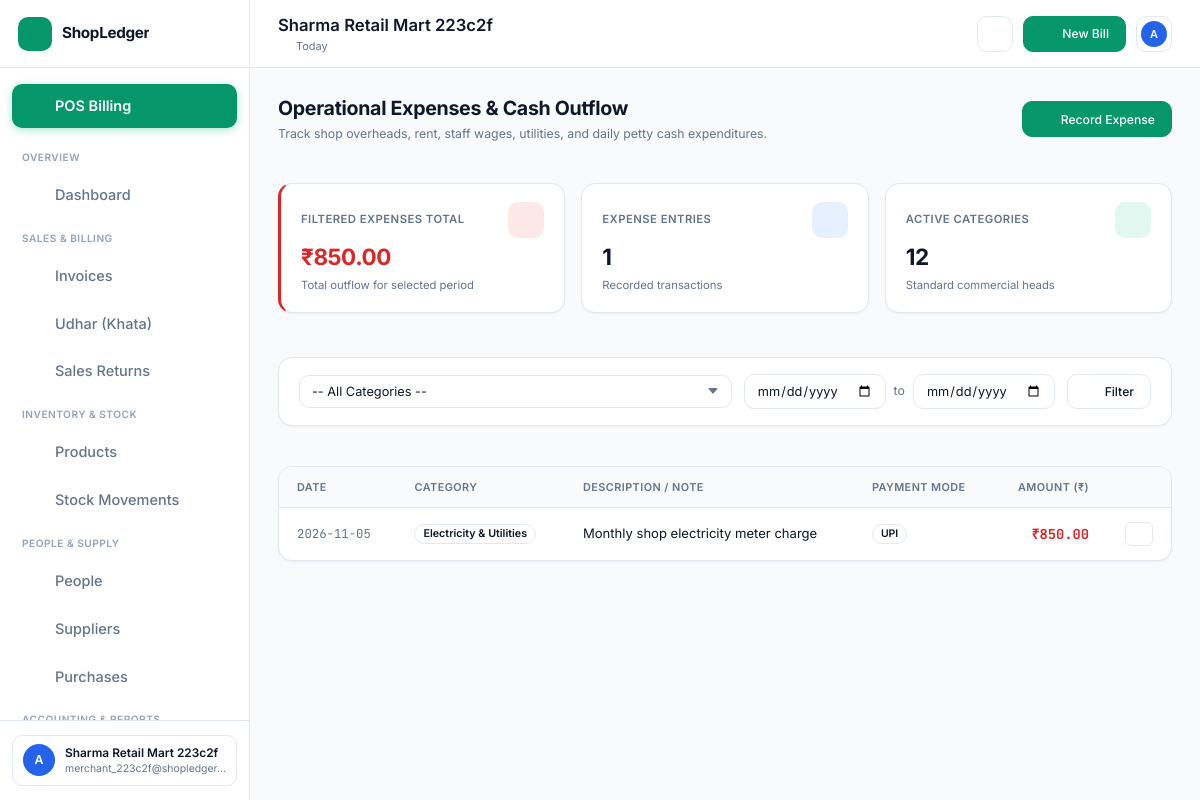
The app's page /expenses (signed in) with its own data.
### tables this page shows
CREATE TABLE businesses (
        id INTEGER PRIMARY KEY AUTOINCREMENT,
        owner_id INTEGER NOT NULL,
        name TEXT NOT NULL,
        category TEXT DEFAULT 'retail',
        phone TEXT,
        email TEXT,
        address TEXT,
        gstin TEXT,
        currency TEXT DEFAULT '₹',
        invoice_prefix TEXT DEFAULT 'INV-',
        tax_enabled INTEGER DEFAULT 1,
        default_tax_rate REAL DEFAULT 0.0,
        terms_conditions TEXT DEFAULT 'Thank you for your business! Goods once sold cannot be returned without bill.',
        created_at TIMESTAMP DEFAULT CURRENT_TIMESTAMP,
        FOREIGN KEY (owner_id) REFERENCES users(id) ON DELETE CASCADE
    );

CREATE TABLE expenses (
        id INTEGER PRIMARY KEY AUTOINCREMENT,
        business_id INTEGER NOT NULL,
        category TEXT NOT NULL,
        amount REAL NOT NULL,
        date TEXT NOT NULL,
        description TEXT,
        payment_method TEXT DEFAULT 'cash',
        created_at TIMESTAMP DEFAULT CURRENT_TIMESTAMP,
        FOREIGN KEY (business_id) REFERENCES businesses(id) ON DELETE CASCADE
    );

### routes/expense_routes.py (the view)
@expense_bp.route("/expenses")
def index():
    if "user_id" not in session:
        return redirect(url_for("auth.login"))
    biz_id = session.get("business_id")
    if not biz_id:
        return redirect(url_for("auth.onboarding"))
    category = request.args.get("category")
    start_date = request.args.get("start_date")
    end_date = request.args.get("end_date")
    expenses = get_expenses(biz_id, category=category, start_date=start_date, end_date=end_date)
    categories = get_expense_categories()
    business = get_business_by_id(biz_id)
    total_amount = sum(e["amount"] for e in expenses)
    return render_template(
        "expenses/list.html",
        expenses=expenses,
        categories=categories,
        business=business,
        selected_category=category,
        total_amount=total_amount,
        today=datetime.date.today().strftime("%Y-%m-%d")
    )

### app.py (called while the page is built)
@app.context_processor
def inject_global_data():
    from flask import session
    biz_id = session.get("business_id")
    if biz_id:
        try:
            from services.udhar_service import get_notifications
            notifs = get_notifications(biz_id, status_filter="unread", limit=1)
            return {"unread_notifications_count": notifs.get("unread_count", 0)}
        except Exception:
            return {"unread_notifications_count": 0}
    return {"unread_notifications_count": 0}

### models/database.py (called while the page is built)
def get_db_connection():
    conn = sqlite3.connect(DB_PATH)
    conn.row_factory = sqlite3.Row
    conn.execute("PRAGMA foreign_keys = ON;")
    return conn

### services/business_service.py (called while the page is built)
def get_business_by_id(business_id):
    if not business_id:
        return None
    conn = get_db_connection()
    biz = conn.execute("SELECT * FROM businesses WHERE id = ?", (business_id,)).fetchone()
    conn.close()
    return dict(biz) if biz else None

### services/expense_service.py (called while the page is built)
def get_expenses(business_id, category=None, start_date=None, end_date=None, limit=100):
    conn = get_db_connection()
    query = "SELECT * FROM expenses WHERE business_id = ?"
    params = [business_id]
    if category and category != "all":
        query += " AND category = ?"
        params.append(category)
    if start_date:
        query += " AND date >= ?"
        params.append(start_date)
    if end_date:
        query += " AND date <= ?"
        params.append(end_date)
    query += " ORDER BY date DESC, id DESC LIMIT ?"
    params.append(limit)
    rows = conn.execute(query, params).fetchall()
    conn.close()
    return [dict(r) for r in rows]

def get_expense_categories():
    return BUSINESS_EXPENSE_CATEGORIES

### templates/expenses/list.html (shortened to what this page needs)
{% extends "base.html" %}
{% block content %}
<div class="content-header">
  <div>
    <h1 class="page-title">Operational Expenses & Cash Outflow</h1>
    <p class="page-subtitle">Track shop overheads, rent, staff wages, utilities, and daily petty cash expenditures.</p>
  </div>
  <div>
    <button class="btn btn-primary" onclick="openExpenseModal()">
      <i data-lucide="plus-circle" style="width: 16px; height: 16px;"></i> Record Expense
    </button>
  </div>
</div>
<div class="kpi-grid">
  <div class="kpi-card" style="border-left: 3px solid var(--accent-red);">
    <div class="kpi-header">
      <span class="kpi-title">Filtered Expenses Total</span>
      <div class="kpi-icon" style="background: rgba(239, 68, 68, 0.12); color: #EF4444;">
        <i data-lucide="wallet" style="width: 20px; height: 20px;"></i>
      </div>
    </div>
    <div class="kpi-value" style="color: var(--accent-red);">₹{{ "%.2f"|format(total_amount) }}</div>
    <div class="kpi-meta">Total outflow for selected period</div>
  </div>
  <div class="kpi-card">
    <div class="kpi-header">
      <span class="kpi-title">Expense Entries</span>
      <div class="kpi-icon" style="background: rgba(59, 130, 246, 0.12); color: #3B82F6;">
        <i data-lucide="receipt" style="width: 20px; height: 20px;"></i>
      </div>
    </div>
    <div class="kpi-value">{{ expenses|length }}</div>
    <div class="kpi-meta">Recorded transactions</div>
  </div>
  <div class="kpi-card">
    <div class="kpi-header">
      <span class="kpi-title">Active Categories</span>
      <div class="kpi-icon" style="background: rgba(16, 185, 129, 0.12); color: #10B981;">
        <i data-lucide="layers" style="width: 20px; height: 20px;"></i>
      </div>
    </div>
    <div class="kpi-value">{{ categories|length }}</div>
    <div class="kpi-meta">Standard commercial heads</div>
  </div>
</div>
<div class="card" style="padding: 16px 20px; margin-bottom: 20px;">
  <form method="GET" action="{{ url_for('expenses.index') }}" style="display: flex; gap: 12px; align-items: center; flex-wrap: wrap;">
    <div style="flex: 1; min-width: 200px;">
      <select name="category" class="form-control">
        <option value="">-- All Categories --</option>
      </select>
    </div>
    <div style="display: flex; align-items: center; gap: 8px;">
      <input type="date" name="start_date" class="form-control" value="{{ request.args.get('start_date', '') }}" title="From Date">
      <span style="color: var(--text-muted); font-size: 0.85rem;">to</span>
      <input type="date" name="end_date" class="form-control" value="{{ request.args.get('end_date', '') }}" title="To Date">
    </div>
    <button type="submit" class="btn btn-secondary">
      <i data-lucide="filter" style="width: 15px; height: 15px;"></i> Filter
    </button>
  </form>
</div>
<div class="card" style="padding: 0; overflow: hidden;">
  <div class="table-container">
    <table class="data-table">
      <thead>
        <tr>
          <th>Date</th>
          <th>Category</th>
          <th>Description / Note</th>
          <th>Payment Mode</th>
          <th style="text-align: right;">Amount (₹)</th>
          <th style="width: 50px;"></th>
        </tr>
      </thead>
      <tbody>
        {% if expenses %}
          {% for exp in expenses %}
          <tr>
            <td style="font-family: 'JetBrains Mono', monospace; font-size: 0.85rem; color: var(--text-muted); white-space: nowrap;">
              {{ exp.date }}
            </td>
            <td>
              <span class="badge" style="background: var(--bg-secondary); border: 1px solid var(--border-color); font-weight: 600; color: var(--text-primary);">
                {{ exp.category }}
              </span>
            </td>
            <td>
              <span style="color: var(--text-primary); font-size: 0.9rem;">
                {{ exp.description or '—' }}
              </span>
            </td>
            <td>
              <span class="badge" style="background: var(--bg-secondary); border: 1px solid var(--border-color); text-transform: uppercase; font-size: 0.72rem;">
                {{ exp.payment_method }}
              </span>
            </td>
            <td style="text-align: right; font-weight: 700; font-family: 'JetBrains Mono', monospace; color: var(--accent-red); font-size: 0.95rem;">
              ₹{{ "%.2f"|format(exp.amount) }}
            </td>
            <td style="text-align: center;">
              <a href="{{ url_for('expenses.remove', id=exp.id) }}" class="btn btn-secondary btn-sm" onclick="return confirm('Delete this expense entry?')" style="padding: 4px 6px; color: var(--accent-red);" title="Delete Entry">
                <i data-lucide="trash-2" style="width: 14px; height: 14px;"></i>
              </a>
            </td>
          </tr>
          {% endfor %}
        {% endif %}
      </tbody>
    </table>
  </div>
</div>
{% endblock %}

### templates/base.html (shortened to what this page needs)
<!DOCTYPE html>
<html lang="en" data-theme="light">
<head>
  <link rel="stylesheet" href="{{ url_for('static', filename='fintech.css') }}">
</head>
<body>
  <div class="app-layout">
    <aside class="sidebar" id="main-sidebar">
      <div class="sidebar-header">
        <a href="{{ url_for('dashboard.index') }}" class="brand-wrapper">
          <div class="brand-logo">
            <i data-lucide="store" style="width: 20px; height: 20px;"></i>
          </div>
          <span class="brand-name">ShopLedger</span>
        </a>
        <button class="sidebar-collapse-btn" id="sidebar-collapse-btn" title="Toggle Sidebar">
          <i data-lucide="chevron-left" style="width: 16px; height: 16px;"></i>
        </button>
      </div>
      <nav class="sidebar-nav">
        <a href="{{ url_for('pos.index') }}" class="nav-link pos-nav-highlight" style="margin-bottom: 8px;">
          <i data-lucide="zap" class="nav-icon"></i>
          <span class="nav-label">POS Billing</span>
        </a>
        <span class="nav-section-title">Overview</span>
        <a href="{{ url_for('dashboard.index') }}" class="nav-link {% if request.endpoint == 'dashboard.index' %}active{% endif %}">
          <i data-lucide="layout-dashboard" class="nav-icon"></i>
          <span class="nav-label">Dashboard</span>
        </a>
        <span class="nav-section-title">Sales & Billing</span>
        <a href="{{ url_for('invoices.list_invoices') }}" class="nav-link {% if 'invoice' in request.endpoint %}active{% endif %}">
          <i data-lucide="receipt" class="nav-icon"></i>
          <span class="nav-label">Invoices</span>
        </a>
        <a href="{{ url_for('udhar.index') }}" class="nav-link {% if 'udhar' in request.endpoint %}active{% endif %}">
          <i data-lucide="book-open-check" class="nav-icon"></i>
          <span class="nav-label">Udhar (Khata)</span>
        </a>
        <a href="{{ url_for('returns.index') }}" class="nav-link {% if 'return' in request.endpoint %}active{% endif %}">
          <i data-lucide="rotate-ccw" class="nav-icon"></i>
          <span class="nav-label">Sales Returns</span>
        </a>
        <span class="nav-section-title">Inventory & Stock</span>
        <a href="{{ url_for('inventory.list_products') }}" class="nav-link {% if 'inventory' in request.endpoint and 'movement' not in request.endpoint %}active{% endif %}">
          <i data-lucide="package" class="nav-icon"></i>
          <span class="nav-label">Products</span>
        </a>
        <a href="{{ url_for('inventory.stock_history') }}" class="nav-link {% if 'movement' in request.endpoint %}active{% endif %}">
          <i data-lucide="history" class="nav-icon"></i>
          <span class="nav-label">Stock Movements</span>
        </a>
        <span class="nav-section-title">People & Supply</span>
        <a href="{{ url_for('customers.index') }}" class="nav-link {% if 'customer' in request.endpoint %}active{% endif %}">
          <i data-lucide="users" class="nav-icon"></i>
          <span class="nav-label">People</span>
        </a>
        <a href="{{ url_for('suppliers.index') }}" class="nav-link {% if 'supplier' in request.endpoint %}active{% endif %}">
          <i data-lucide="truck" class="nav-icon"></i>
          <span class="nav-label">Suppliers</span>
        </a>
        <a href="{{ url_for('suppliers.list_purchases') }}" class="nav-link {% if 'purchase' in request.endpoint %}active{% endif %}">
          <i data-lucide="shopping-bag" class="nav-icon"></i>
          <span class="nav-label">Purchases</span>
        </a>
        <span class="nav-section-title">Accounting & Reports</span>
      </nav>
      <div class="sidebar-footer">
        <div class="user-profile-snippet">
          <div class="user-avatar">
            {{ session.get('user_name', 'U')[0]|upper }}
          </div>
          <div class="user-meta">
            <span class="user-name">{{ session.get('business_name', 'My Shop') }}</span>
            <span class="user-role">{{ session.get('user_email', '') }}</span>
          </div>
        </div>
      </div>
    </aside>
    <div class="main-wrapper">
      <header class="topbar">
        <div class="topbar-left">
          <div>
            <h1 class="welcome-title">{{ session.get('business_name', 'ShopLedger') }}</h1>
            <div class="current-date">
              <i data-lucide="calendar" style="width: 13px; height: 13px;"></i>
              <span id="current-date-display">Today</span>
            </div>
          </div>
        </div>
        <div class="topbar-right">
          <a href="{{ url_for('udhar.notifications_view') }}" class="action-icon-btn" title="Udhar Reminders & Notifications" style="position: relative; text-decoration: none; display: flex; align-items: center; justify-content: center; width: 36px; height: 36px; border-radius: var(--radius-md); border: 1px solid var(--border-color); background: var(--bg-surface); color: var(--text-main);">
            <i data-lucide="bell" style="width: 17px; height: 17px;"></i>
          </a>
          <a href="{{ url_for('pos.index') }}" class="btn-primary" style="text-decoration: none;">
            <i data-lucide="plus" style="width: 16px; height: 16px;"></i>
            <span class="btn-text">New Bill</span>
          </a>
          <div class="profile-dropdown-wrapper">
            <button class="action-icon-btn" id="profile-dropdown-trigger" title="Account settings">
              <div class="user-avatar" style="width: 26px; height: 26px; font-size: 0.75rem;">
                {{ session.get('user_name', 'U')[0]|upper }}
              </div>
            </button>
          </div>
        </div>
      </header>
      <main class="dashboard-content">
        {% block content %}{% endblock %}
      </main>
    </div>
  </div>
</body>
</html>

### templates/base.html (style rules this page uses)
.pos-nav-highlight { background: var(--accent-green) !important; color: #FFFFFF !important; font-weight: 600 !important; box-shadow: 0 2px 8px rgba(16, 185, 129, 0.35); }
.pos-nav-highlight .nav-icon { color: #FFFFFF !important; }

### records on screen
businesses: get "Sharma Retail Mart 223c2f"
expenses: date "2026-11-05", category "Electricity & Utilities", description "Monthly shop electricity meter charge", payment_method "UPI", amount "850.00"

### other values on screen
{{ session.get('user_name', 'U')[0]|upper }} "A"
{{ session.get('user_email', '') }} "merchant_223c2f@shopledger…"
{{ "%.2f"|format(total_amount) }} "850.00"
{{ expenses|length }} "1"
{{ categories|length }} "12"
